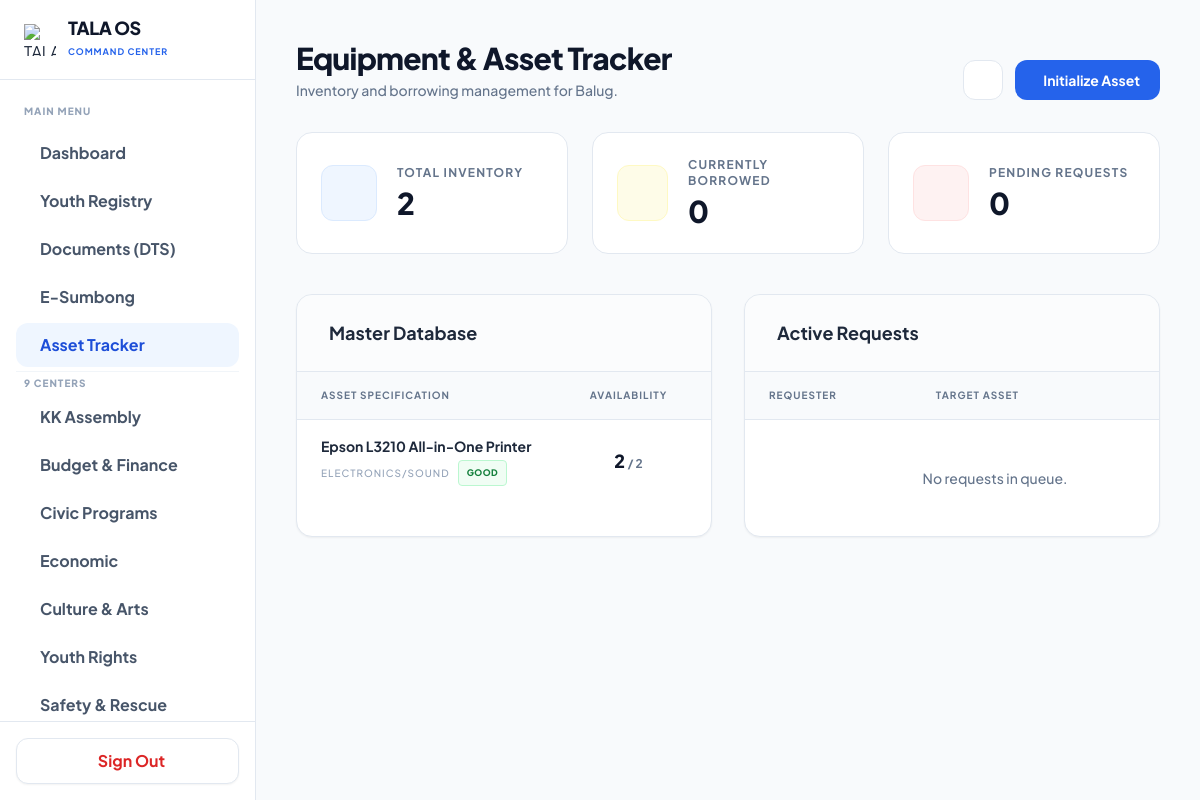
Screenshot of /sk2_assets.php (signed in) with the database file from the repository.
### tables this page shows
CREATE TABLE `sk_assets` (
  `id` int(11) NOT NULL,
  `barangay` varchar(255) NOT NULL,
  `asset_name` varchar(255) NOT NULL,
  `category` varchar(100) NOT NULL,
  `quantity_total` int(11) NOT NULL DEFAULT 1,
  `quantity_available` int(11) NOT NULL DEFAULT 1,
  `condition_status` enum('Good','Needs Repair','Broken') DEFAULT 'Good',
  `date_acquired` date DEFAULT NULL,
  `created_at` timestamp NULL DEFAULT current_timestamp()
);

### sk2_assets.php (the view, shortened to what this page needs)
<?php
require 'db_connect.php';
$barangay = $_SESSION['admin_barangay'] ?? 'Municipal Level';
try {
    $pdo->exec("CREATE TABLE IF NOT EXISTS `sk_assets` (
        `id` INT AUTO_INCREMENT PRIMARY KEY,
        `barangay` VARCHAR(255) NOT NULL,
        `asset_name` VARCHAR(255) NOT NULL,
        `category` VARCHAR(100) NOT NULL,
        `quantity_total` INT NOT NULL DEFAULT 1,
        `quantity_available` INT NOT NULL DEFAULT 1,
        `condition_status` ENUM('Good', 'Needs Repair', 'Broken') DEFAULT 'Good',
        `date_acquired` DATE,
        `created_at` TIMESTAMP DEFAULT CURRENT_TIMESTAMP
    )");
    $pdo->exec("CREATE TABLE IF NOT EXISTS `sk_asset_requests` (
        `id` INT AUTO_INCREMENT PRIMARY KEY,
        `asset_id` INT NOT NULL,
        `barangay` VARCHAR(255) NOT NULL,
        `youth_id` INT NOT NULL,
        `youth_name` VARCHAR(255) NOT NULL,
        `purpose` TEXT,
        `borrow_date` DATE NOT NULL,
        `return_date` DATE NOT NULL,
        `status` ENUM('Pending', 'Approved', 'Returned', 'Rejected') DEFAULT 'Pending',
        `created_at` TIMESTAMP DEFAULT CURRENT_TIMESTAMP,
        FOREIGN KEY (`asset_id`) REFERENCES `sk_assets`(`id`) ON DELETE CASCADE
    )");
} catch (PDOException $e) {}
$stmtAssets = $pdo->prepare("SELECT * FROM sk_assets WHERE barangay = ? ORDER BY created_at DESC");
$stmtAssets->execute([$barangay]);
$assets = $stmtAssets->fetchAll(PDO::FETCH_ASSOC);
$stmtReqs = $pdo->prepare("SELECT r.*, a.asset_name FROM sk_asset_requests r JOIN sk_assets a ON r.asset_id = a.id WHERE r.barangay = ? ORDER BY r.created_at DESC");
$stmtReqs->execute([$barangay]);
$requests = $stmtReqs->fetchAll(PDO::FETCH_ASSOC);
$totalItems = 0; $availableItems = 0;
foreach($assets as $a) { $totalItems += $a['quantity_total']; $availableItems += $a['quantity_available']; }
$borrowedItems = $totalItems - $availableItems;
$pendingReqs = count(array_filter($requests, fn($r) => $r['status'] === 'Pending'));
?>
<!DOCTYPE html>
<html lang="en" class="light">
<head>
    <script src="https://cdn.tailwindcss.com"></script>
</head>
<body class="bg-slate-50 text-slate-800 dark:bg-zinc-950 dark:text-zinc-100 flex h-screen overflow-hidden selection:bg-blue-500 selection:text-white transition-colors duration-300">
<?php include 'sk2_sidebar.php'; ?>
<main class="ml-64 flex-1 h-screen overflow-y-auto custom-scrollbar relative bg-slate-50 dark:bg-zinc-950 transition-colors duration-300">
    <main class="flex-1 overflow-y-auto custom-scrollbar relative">
        <div class="relative z-10 p-8 lg:p-10 max-w-[1600px] mx-auto">
            <div class="flex flex-col md:flex-row justify-between items-start md:items-end mb-8 gap-4">
                <div>
                    <h2 class="text-3xl font-black text-slate-900 dark:text-white tracking-tight flex items-center gap-3 mb-1">
                        Equipment & Asset Tracker
                    </h2>
                    <p class="text-sm text-slate-500 dark:text-zinc-400 font-medium">Inventory and borrowing management for <?= htmlspecialchars($barangay) ?>.</p>
                </div>
                <div class="flex items-center gap-3">
                    <button id="themeToggle" class="w-10 h-10 flex items-center justify-center rounded-xl bg-white border border-slate-200 text-slate-500 hover:bg-slate-50 dark:bg-zinc-900 dark:border-zinc-800 dark:text-zinc-400 dark:hover:bg-zinc-800 transition-colors">
                    </button>
                    <button onclick="document.getElementById('newAssetModal').classList.remove('hidden')" class="bg-blue-600 hover:bg-blue-700 text-white px-5 py-2.5 rounded-xl font-bold text-sm flex items-center gap-2 transition-colors">
                        <i class="ph-bold ph-plus"></i> Initialize Asset
                    </button>
                </div>
            </div>
            <div class="grid grid-cols-1 md:grid-cols-3 gap-6 mb-10">
                <div class="bg-white dark:bg-zinc-900 border border-slate-200 dark:border-zinc-800 p-6 rounded-2xl transition-colors flex items-center gap-5">
                    <div class="w-14 h-14 bg-blue-50 text-blue-600 dark:bg-blue-500/10 dark:text-blue-400 border border-blue-100 dark:border-blue-500/20 rounded-xl flex items-center justify-center text-3xl"><i class="ph-fill ph-package"></i></div>
                    <div><p class="text-xs font-bold uppercase tracking-widest text-slate-500 dark:text-zinc-500 mb-1">Total Inventory</p><h3 class="text-3xl font-black text-slate-900 dark:text-white"><?= $totalItems ?></h3></div>
                </div>
                <div class="bg-white dark:bg-zinc-900 border border-slate-200 dark:border-zinc-800 p-6 rounded-2xl transition-colors flex items-center gap-5">
                    <div class="w-14 h-14 bg-yellow-50 text-yellow-600 dark:bg-yellow-500/10 dark:text-yellow-400 border border-yellow-100 dark:border-yellow-500/20 rounded-xl flex items-center justify-center text-3xl"><i class="ph-fill ph-hand-coins"></i></div>
                    <div><p class="text-xs font-bold uppercase tracking-widest text-slate-500 dark:text-zinc-500 mb-1">Currently Borrowed</p><h3 class="text-3xl font-black text-slate-900 dark:text-white"><?= $borrowedItems ?></h3></div>
                </div>
                <div class="bg-white dark:bg-zinc-900 border border-slate-200 dark:border-zinc-800 p-6 rounded-2xl transition-colors flex items-center gap-5">
                    <div class="w-14 h-14 bg-red-50 text-red-600 dark:bg-red-500/10 dark:text-red-400 border border-red-100 dark:border-red-500/20 rounded-xl flex items-center justify-center text-3xl"><i class="ph-fill ph-clipboard-text"></i></div>
                    <div><p class="text-xs font-bold uppercase tracking-widest text-slate-500 dark:text-zinc-500 mb-1">Pending Requests</p><h3 class="text-3xl font-black text-slate-900 dark:text-white"><?= $pendingReqs ?></h3></div>
                </div>
            </div>
            <div class="grid grid-cols-1 lg:grid-cols-2 gap-8">
                <div class="bg-white dark:bg-zinc-900 rounded-2xl overflow-hidden border border-slate-200 dark:border-zinc-800 relative transition-colors shadow-sm dark:shadow-none">
                    <div class="p-6 border-b border-slate-200 dark:border-zinc-800 flex justify-between items-center bg-slate-50/50 dark:bg-zinc-900/50">
                        <h3 class="text-lg font-bold text-slate-800 dark:text-white flex items-center gap-2">
                            <i class="ph-bold ph-archive-box text-blue-500"></i> Master Database
                        </h3>
                    </div>
                    <div class="overflow-x-auto">
                        <table class="w-full text-left border-collapse min-w-[500px]">
                            <thead>
                                <tr class="bg-slate-50 dark:bg-zinc-900/50 text-[10px] font-bold text-slate-500 dark:text-zinc-500 uppercase tracking-widest border-b border-slate-200 dark:border-zinc-800">
                                    <th class="py-4 px-6">Asset Specification</th>
                                    <th class="py-4 px-6 text-center">Availability</th>
                                    <th class="py-4 px-6 text-right">Actions</th>
                                </tr>
                            </thead>
                            <tbody class="text-sm font-medium divide-y divide-slate-100 dark:divide-zinc-800/50">
                                <?php if(empty($assets)): ?>
                                    <tr><td colspan="3" class="py-12 text-center text-slate-500 dark:text-zinc-500">No assets recorded.</td></tr>
                                <?php else: ?>
                                    <?php foreach($assets as $a):
                                        $condColor = $a['condition_status'] == 'Good' ? 'text-green-700 bg-green-50 border-green-200 dark:text-green-400 dark:bg-green-500/10 dark:border-green-500/20' : ($a['condition_status'] == 'Broken' ? 'text-red-700 bg-red-50 border-red-200 dark:text-red-400 dark:bg-red-500/10 dark:border-red-500/20' : 'text-yellow-700 bg-yellow-50 border-yellow-200 dark:text-yellow-400 dark:bg-yellow-500/10 dark:border-yellow-500/20');
                                    ?>
                                    <tr class="hover:bg-slate-50 dark:hover:bg-zinc-800/50 transition-colors group">
                                        <td class="py-4 px-6">
                                            <p class="text-slate-800 dark:text-zinc-200 font-bold"><?= htmlspecialchars($a['asset_name']) ?></p>
                                            <div class="flex items-center gap-2 mt-1">
                                                <p class="text-[10px] text-slate-400 dark:text-zinc-500 uppercase tracking-widest"><?= htmlspecialchars($a['category']) ?></p>
                                                <span class="px-2 py-0.5 rounded text-[9px] font-extrabold uppercase tracking-wider border <?= $condColor ?>"><?= $a['condition_status'] ?></span>
                                            </div>
                                        </td>
                                        <td class="py-4 px-6 text-center">
                                            <span class="font-black text-slate-900 dark:text-white text-lg"><?= $a['quantity_available'] ?></span>
                                            <span class="text-xs text-slate-500 dark:text-zinc-500 font-bold">/ <?= $a['quantity_total'] ?></span>
                                        </td>
                                        <td class="py-4 px-6 text-right">
                                        </td>
                                    </tr>
                                    <?php endforeach; ?>
                                <?php endif; ?>
                            </tbody>
                        </table>
                    </div>
                </div>
                <div class="bg-white dark:bg-zinc-900 rounded-2xl overflow-hidden border border-slate-200 dark:border-zinc-800 relative transition-colors shadow-sm dark:shadow-none">
                    <div class="p-6 border-b border-slate-200 dark:border-zinc-800 flex justify-between items-center bg-slate-50/50 dark:bg-zinc-900/50">
                        <h3 class="text-lg font-bold text-slate-800 dark:text-white flex items-center gap-2">
                            <i class="ph-bold ph-hand-pointing text-blue-500"></i> Active Requests
                        </h3>
                    </div>
                    <div class="overflow-x-auto">
                        <table class="w-full text-left border-collapse min-w-[500px]">
                            <thead>
                                <tr class="bg-slate-50 dark:bg-zinc-900/50 text-[10px] font-bold text-slate-500 dark:text-zinc-500 uppercase tracking-widest border-b border-slate-200 dark:border-zinc-800">
                                    <th class="py-4 px-6">Requester</th>
                                    <th class="py-4 px-6">Target Asset</th>
                                    <th class="py-4 px-6 text-right">Actions</th>
                                </tr>
                            </thead>
                            <tbody class="text-sm font-medium divide-y divide-slate-100 dark:divide-zinc-800/50">
                                <?php if(empty($requests)): ?>
                                    <tr><td colspan="3" class="py-12 text-center text-slate-500 dark:text-zinc-500">No requests in queue.</td></tr>
                                <?php endif; ?>
                            </tbody>
                        </table>
                    </div>
                </div>
            </div>
        </div>
    </main>
</body>
</html>

### sk2_assets.php (style rules this page uses)
body { transition: background-color 0.3s ease, color 0.3s ease; }

### rows the page displays
sk_assets: asset_name "Epson L3210 All-in-One Printer", category "ELECTRONICS/SOUND", condition_status "GOOD", quantity_available "2", quantity_total "2"

### other values shown
$barangay "Balug"
$totalItems "2"
$borrowedItems "0"
$pendingReqs "0"
